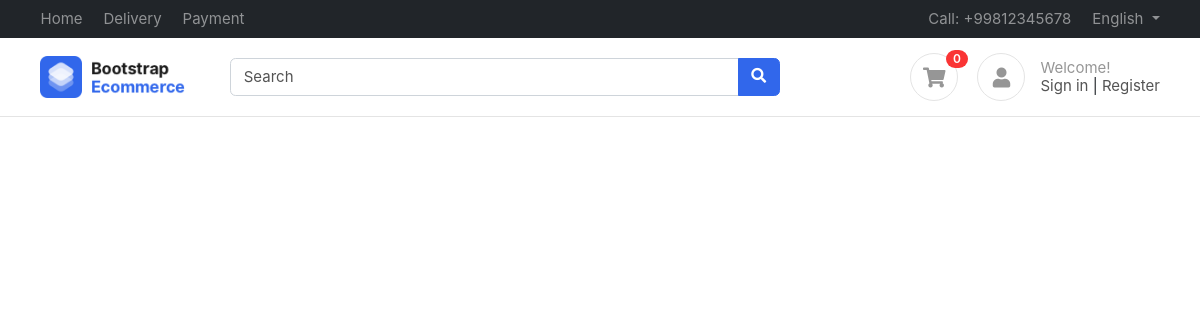
The app's page /, older data.
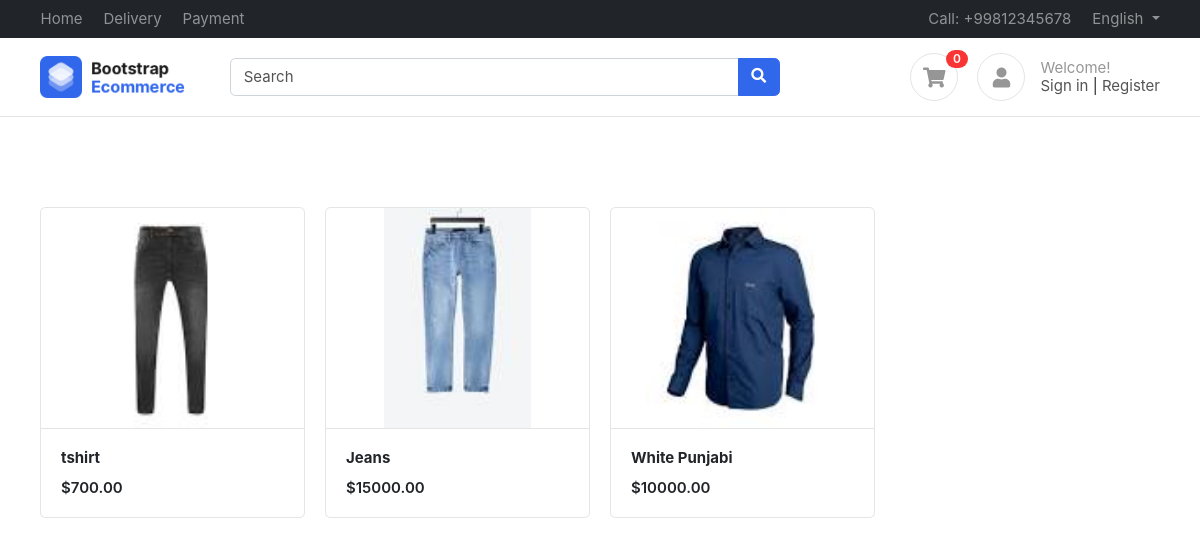
The same page, newer data.
### products/models.py (models this page shows, shortened)
class Product(BaseModel):
    product_name = models.CharField(max_length=100)
    slug = models.SlugField(unique=True, null=True, blank=True)
    category = models.ForeignKey(Category, on_delete=models.CASCADE, related_name="products")
    price = models.IntegerField()
    product_desription = models.TextField()
    color_variant = models.ManyToManyField(ColorVariant, blank=True)
    size_variant = models.ManyToManyField(SizeVariant, blank=True)

class ProductImage(BaseModel):
    product = models.ForeignKey(Product, on_delete=models.CASCADE, related_name="product_images")
    image = models.ImageField(upload_to="product")

### home/views.py (the view)
# urls.py: path('', index, name="index"),
def index(request):
    context = {'products' : Product.objects.all()}
    return render(request , 'home/index.html' , context)

### templates/home/index.html
{% extends "base/base.html"%}
{%  block start %}
<div class="container mt-5 pt-5">
    <div class="row">
        {% for product in products %}
        <div class="col-md-3">
            <figure class="card card-product-grid">
                <div class="img-wrap"> <img src="/media/{{product.product_images.first.image}}"> </div>
                <figcaption class="info-wrap border-top">
                    <a href="{% url 'get_product' product.slug %}" class="title">
                        <b>{{product.product_name}}</b></a>
                    <div class="price mt-2">${{product.price}}.00</div>
                </figcaption>
            </figure>
        </div>
        {% endfor %}
    </div>
    </div>
{% endblock %}

### templates/base/base.html (shortened to what this page needs)
<!DOCTYPE HTML>
<html lang="en">
<head>
<link href="/media/css/bootstrap.css" rel="stylesheet" type="text/css"/>
<link href="/media/fonts/fontawesome/css/all.min.css" type="text/css" rel="stylesheet">
<link href="/media/css/ui.css" rel="stylesheet" type="text/css"/>
<link href="/media/css/responsive.css" rel="stylesheet" />
</head>
<body>
	<header class="section-header">
		<nav class="navbar navbar-dark navbar-expand p-0 bg-dark">
		<div class="container">
			<ul class="navbar-nav d-none d-md-flex mr-auto">
				<li class="nav-item"><a class="nav-link" href="#">Home</a></li>
				<li class="nav-item"><a class="nav-link" href="#">Delivery</a></li>
				<li class="nav-item"><a class="nav-link" href="#">Payment</a></li>
			</ul>
			<ul class="navbar-nav">
				<li class="nav-item"><a href="#" class="nav-link"> Call: +99812345678 </a></li>
				<li class="nav-item dropdown">
					 <a href="#" class="nav-link dropdown-toggle" data-toggle="dropdown"> English </a>
				</li>
			</ul>
		  </div>
		</nav>
		<section class="header-main border-bottom">
			<div class="container">
		<div class="row align-items-center">
			<div class="col-lg-2 col-4">
				<div class="brand-wrap">
					<img class="logo" src="images/logo.png">
				</div>
			</div>
			<div class="col-lg-6 col-sm-12">
				<form action="#" class="search">
					<div class="input-group w-100">
						<input type="text" class="form-control" placeholder="Search">
						<div class="input-group-append">
						  <button class="btn btn-primary" type="submit">
							<i class="fa fa-search"></i>
						  </button>
						</div>
					</div>
				</form>
			</div>
			<div class="col-lg-4 col-sm-6 col-8">
				<div class="widgets-wrap float-md-right">
					<div class="widget-header  mr-3">
						<a href="#" class="icon icon-sm rounded-circle border"><i class="fa fa-shopping-cart"></i></a>
						<span class="badge badge-pill badge-danger notify">0</span>
					</div>
					<div class="widget-header icontext">
						<a href="#" class="icon icon-sm rounded-circle border"><i class="fa fa-user"></i></a>
						<div class="text">
							<span class="text-muted">Welcome!</span>
							<div>
								<a href="#">Sign in</a> |
								<a href="#"> Register</a>
							</div>
						</div>
					</div>
				</div>
			</div>
		</div>
			</div>
		</section>
		</header>
		{% block start %}
		{% endblock %}
        </body>
        </html>

### public/static/css/ui.css (style rules this page uses)
html { font-family: 'Inter', sans-serif; font-size: 15px; }
.img-wrap { text-align: center; display: block; }
.img-wrap img { max-width: 100%; }
.icon-xs, .icon-sm, .icon-md, .icon-lg { display: inline-block; text-align: center; flex-shrink: 0; flex-grow: 0; }
.icon-sm { width: 48px; height: 48px; line-height: 48px; font-size: 20px; }
figure { margin-bottom: 0; }
.card .title { color: #212529; }
.header-main { position: relative; padding-top: 1rem; padding-bottom: 1rem; }
.brand-wrap .logo, .navbar-brand .logo { margin-right: 7px; max-height: 42px; display: inline-block; }
.widget-header { display: inline-block; vertical-align: middle; position: relative; }
.widget-header a { color: #545454; }
.widget-header i { color: #969696; }
.widget-header .notify { position: absolute; top: -3px; right: -10px; }
[class*='card-product'] a.title { color: #212529; display: block; }
[class*='card-product'] .img-wrap { overflow: hidden; position: relative; }
[class*='card-product'] .img-wrap img { height: 100%; max-width: 100%; width: auto; display: inline-block; object-fit: cover; }
.card-product-grid { margin-bottom: 20px; }
.card-product-grid .img-wrap { border-radius: 0.2rem 0.2rem 0 0; height: 220px; }
.card-product-grid .info-wrap { overflow: hidden; padding: 18px 20px; }
.card .img-wrap { overflow: hidden; }
.icontext { display: inline-flex; align-items: center; vertical-align: middle; }
.icontext .text { width: 100%; line-height: 1.2; color: #212529; }
.icontext .icon { position: relative; margin-right: 15px; flex-shrink: 0; flex-grow: 0; }
.notify { position: absolute; top: -4px; right: -10px; display: inline-block; padding: .25em .6em; font-size: 12px; line-height: 1; text-align: center; border-radius: 3rem; color: #fff; background-color: #fa3434; }
.price { font-weight: 600; color: #212529; }

Row changes from the older to the newer data that the page shows:
added Product: product_images.first.image (picture), product_name "tshirt", price "700"
added Product: product_images.first.image (picture), product_name "Jeans", price "15000"
added Product: product_images.first.image (picture), product_name "White Punjabi", price "10000"
